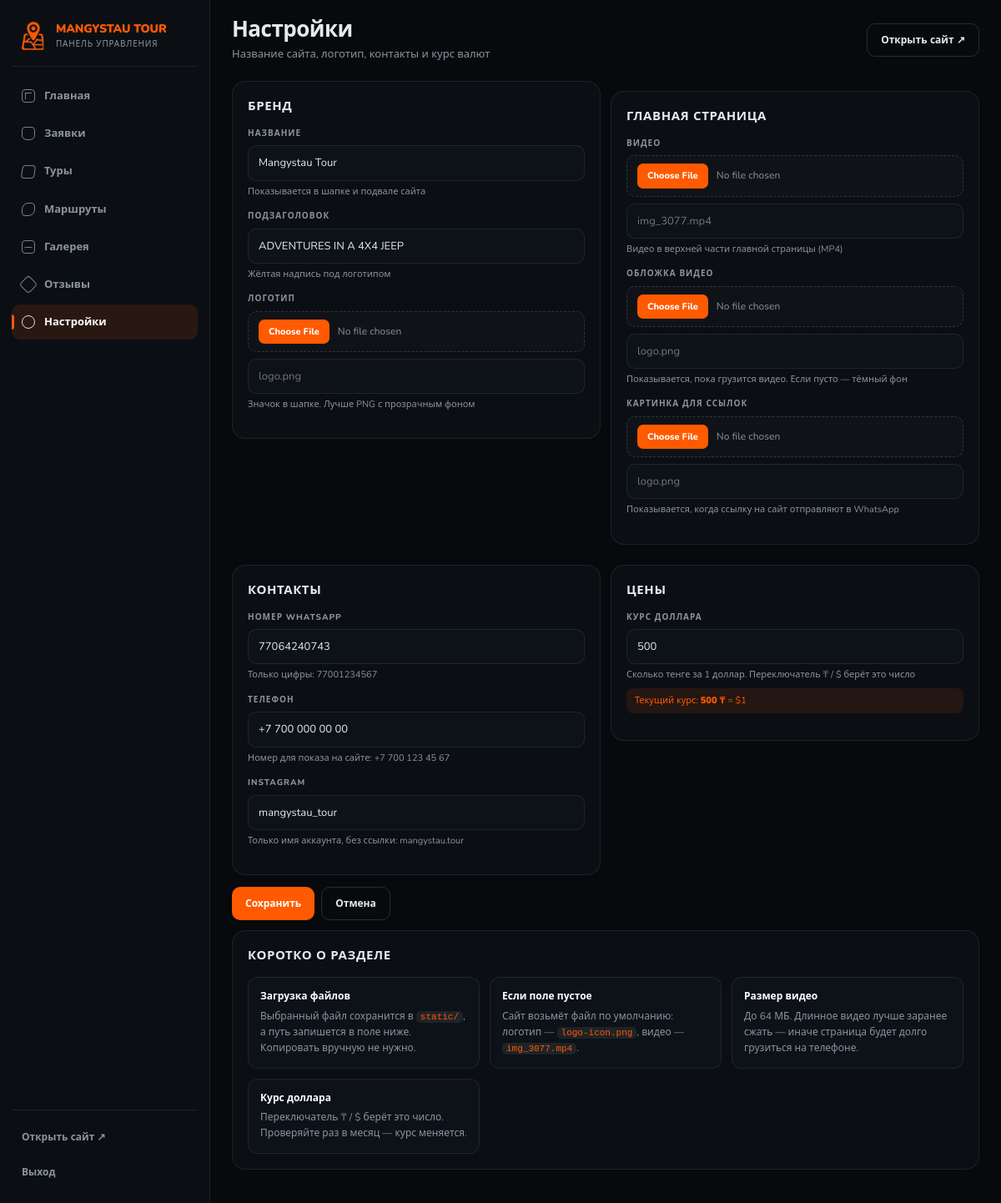
Screenshot of /admin/settings (signed in) with the database file from the repository.
### app/models.py (models this page shows)
class SiteSetting(db.Model):
    id = db.Column(
        db.Integer,
        primary_key=True
    )
    key = db.Column(
        db.String(80),
        unique=True,
        nullable=False
    )
    value = db.Column(
        db.Text,
        nullable=False,
        default=""
    )

### app/routes.py (the view)
@admin_bp.get("/settings")
@login_required
def settings_page():
    values = settings()
    return render_template(
        "admin/settings.html",
        groups=SETTING_FIELDS,
        values=values,
        usd_rate=usd_rate(),
    )

### app/routes.py (called while the page is built)
def login_required(f):
    @wraps(f)
    def decorated_function(*args, **kwargs):
        if not session.get("admin_logged_in"):
            return redirect(
                url_for("admin.login")
            )
        return f(*args, **kwargs)
    return decorated_function

def settings():
    return {
        x.key: x.value
        for x in SiteSetting.query.all()
    }

def html_lang(code):
    for x in LANGUAGES:
        if x["code"] == code:
            return x["html"]
    return "en"

def asset(filename):
    try:
        path = os.path.join(current_app.static_folder, filename)
        stamp = int(os.path.getmtime(path))
    except (OSError, RuntimeError, TypeError):
        return url_for("static", filename=filename)
    return url_for("static", filename=filename, v=stamp)

def usd_rate():
    try:
        value = settings().get("usd_rate", "")
    except Exception:
        value = ""
    digits = re.sub(r"[^\d.]", "", str(value or ""))
    try:
        rate = float(digits)
    except ValueError:
        rate = 0
    return rate if rate > 0 else DEFAULT_USD_RATE

@site_bp.app_context_processor
def _inject_site_context():
    language = session.get("language", DEFAULT_LANGUAGE)
    if language not in LANGUAGE_CODES:
        language = DEFAULT_LANGUAGE
    return {
        "language": language,
        "tr": Tr(language),
        "settings": settings(),
        "now_year": date.today().year,
    }

@admin_bp.app_context_processor
def inject_admin_menu():
    items = []
    for endpoint, label, icon in ADMIN_MENU:
        if endpoint in current_app.view_functions:
            items.append({
                "endpoint": endpoint,
                "label": label,
                "icon": icon,
            })
    return {"admin_menu": items}

### app/templates/admin/settings.html (shortened to what this page needs)
{% extends "admin/base.html" %}
{% block heading %}Настройки{% endblock %}
{% block subheading %}
    <p>Название сайта, логотип, контакты и курс валют</p>
{% endblock %}
{% block actions %}
    <a class="admin-btn admin-btn-ghost" href="{{ url_for('site.index') }}" target="_blank" rel="noopener">
        Открыть сайт ↗
    </a>
{% endblock %}
{% block content %}
<form method="POST" action="{{ url_for('admin.update_settings') }}" enctype="multipart/form-data">
    <div class="settings-grid">
        {% for group in groups %}
        <section class="admin-card">
            <div class="admin-card-head">
                <h2>{{ group.group }}</h2>
            </div>
            {% for item in group['items'] %}
            {% set value = values.get(item.key, '') %}
            <div class="form-field">
                <span>{{ item.label }}</span>
                {% if item.type == 'image' %}
                    <input type="file" name="{{ item.key }}_file" accept="image/*" class="file-input">
                    <input
                        type="text"
                        name="{{ item.key }}"
                        value="{{ value }}"
                        placeholder="logo.png"
                        class="mt"
                    >
                {% elif item.type == 'video' %}
                    <input type="file" name="{{ item.key }}_file" accept="video/*" class="file-input">
                    <input
                        type="text"
                        name="{{ item.key }}"
                        value="{{ value }}"
                        placeholder="img_3077.mp4"
                        class="mt"
                    >
                {% else %}
                    <input
                        type="text"
                        name="{{ item.key }}"
                        value="{{ value }}"
                        placeholder="{{ item.hint }}"
                    >
                {% endif %}
                <small>{{ item.hint }}</small>
                {% if item.key == 'usd_rate' %}
                <small class="hint-accent">
                    Текущий курс: <strong>{{ usd_rate | round | int }} ₸</strong> = $1
                </small>
                {% endif %}
            </div>
            {% endfor %}
        </section>
        {% endfor %}
    </div>
    <div class="form-actions">
        <button type="submit" class="admin-btn">Сохранить</button>
        <a class="admin-btn admin-btn-ghost" href="{{ url_for('admin.dashboard') }}">Отмена</a>
    </div>
</form>
<section class="admin-card help-card">
    <div class="admin-card-head"><h2>Коротко о разделе</h2></div>
    <ul class="help-list">
        <li>
            <strong>Загрузка файлов</strong>
            Выбранный файл сохранится в <code>static/</code>, а путь запишется
            в поле ниже. Копировать вручную не нужно.
        </li>
        <li>
            <strong>Если поле пустое</strong>
            Сайт возьмёт файл по умолчанию: логотип — <code>logo-icon.png</code>,
            видео — <code>img_3077.mp4</code>.
        </li>
        <li>
            <strong>Размер видео</strong>
            До 64 МБ. Длинное видео лучше заранее сжать — иначе
            страница будет долго грузиться на телефоне.
        </li>
        <li>
            <strong>Курс доллара</strong>
            Переключатель ₸ / $ берёт это число. Проверяйте раз в месяц —
            курс меняется.
        </li>
    </ul>
</section>
{% endblock %}

### app/templates/admin/base.html (shortened to what this page needs)
<!doctype html>
<html lang="{{ html_lang(language) if html_lang is defined else 'kk' }}">
<head>
    <link rel="stylesheet" href="{{ asset('admin.css') if asset is defined else url_for('static', filename='admin.css') }}">
</head>
<body class="admin">
<aside class="admin-sidebar" id="adminSidebar">
    <a class="admin-logo" href="{{ url_for('site.index') }}" target="_blank" rel="noopener">
        <img src="{{ url_for('static', filename=settings.logo or 'logo-icon.png') }}" alt="">
        <span>
            <strong>{{ settings.brand_name or 'Mangystau Tour' }}</strong>
            <small>Панель управления</small>
        </span>
    </a>
    <nav class="admin-nav">
        {% for item in admin_menu %}
        <a
            href="{{ url_for(item.endpoint) }}"
            class="admin-nav-item{% if request.endpoint == item.endpoint %} is-active{% endif %}"
        >
            <span class="admin-icon admin-icon-{{ item.icon }}" aria-hidden="true"></span>
            {{ item.label }}
        </a>
        {% endfor %}
    </nav>
    <div class="admin-sidebar-foot">
        <a class="admin-site-link" href="{{ url_for('site.index') }}" target="_blank" rel="noopener">
            Открыть сайт ↗
        </a>
        <a class="admin-logout" href="{{ url_for('admin.logout') }}">Выход</a>
    </div>
</aside>
<main class="admin-main">
    <header class="admin-top">
        <div class="admin-top-text">
            <h1>{% block heading %}Главная{% endblock %}</h1>
            {% block subheading %}{% endblock %}
        </div>
        <div class="admin-top-actions">
            {% block actions %}{% endblock %}
        </div>
    </header>
    <div class="admin-content">
        {% block content %}{% endblock %}
    </div>
</main>
</body>
</html>

### rows the page displays
SiteSetting: value "MANGYSTAU TOUR", brand_name "Mangystau Tour"
SiteSetting: brand_subtitle "ADVENTURES IN A 4X4 JEEP"
SiteSetting: whatsapp "77064240743"
SiteSetting: phone "+7 700 000 00 00"
SiteSetting: instagram "mangystau_tour"
SiteSetting: usd_rate "500"

### other values shown
{{ item.label }} "Главная" "Заявки" "Туры" "Маршруты" "Галерея" "Отзывы" "Настройки"
{{ group.group }} "БРЕНД" "ГЛАВНАЯ СТРАНИЦА" "КОНТАКТЫ" "ЦЕНЫ"
{{ item.label }} "НАЗВАНИЕ" "ПОДЗАГОЛОВОК" "ЛОГОТИП" "ВИДЕО" "ОБЛОЖКА ВИДЕО" "КАРТИНКА ДЛЯ ССЫЛОК" "НОМЕР WHATSAPP" "ТЕЛЕФОН" "INSTAGRAM" "КУРС ДОЛЛАРА"
{{ item.hint }} "Показывается в шапке и подвале сайта" "Жёлтая надпись под логотипом" "Значок в шапке. Лучше PNG с прозрачным фоном" "Видео в верхней части главной страницы (MP4)" "Показывается, пока грузится видео. Если пусто — тёмный фон" "Показывается, когда ссылку на сайт отправляют в WhatsApp" "Только цифры: 77001234567" "Номер для показа на сайте: +7 700 123 45 67" "Только имя аккаунта, без ссылки: mangystau.tour" "Сколько тенге за 1 доллар. Переключатель ₸ / $ берёт это число"
{{ usd_rate | round | int }} "500"
